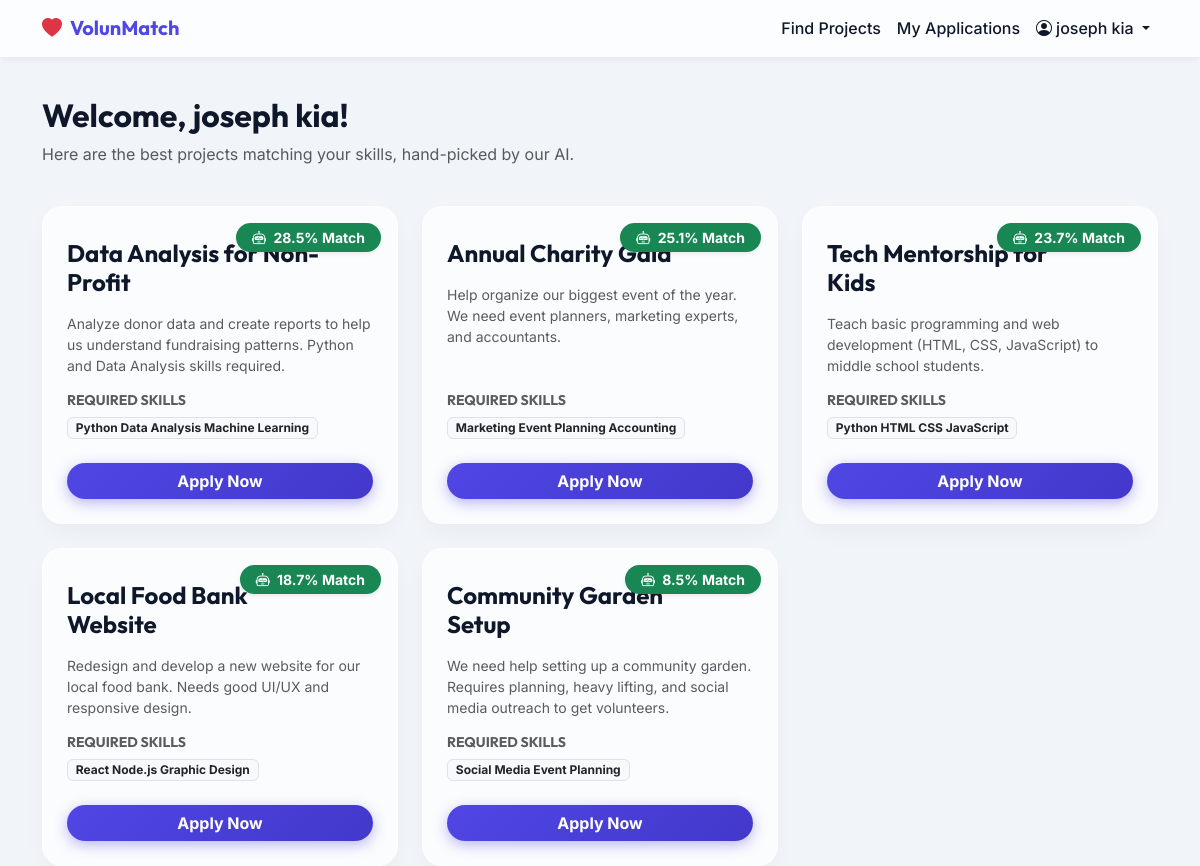
Screenshot of /volunteer/dashboard (signed in) with the database file from the repository.
### tables this page shows
CREATE TABLE volunteers (
    id INTEGER PRIMARY KEY AUTOINCREMENT,
    name TEXT NOT NULL,
    email TEXT UNIQUE NOT NULL,
    password_hash TEXT NOT NULL,
    is_admin BOOLEAN DEFAULT 0,
    created_at TIMESTAMP DEFAULT CURRENT_TIMESTAMP
);

CREATE TABLE projects (
    id INTEGER PRIMARY KEY AUTOINCREMENT,
    title TEXT NOT NULL,
    description TEXT NOT NULL,
    created_at TIMESTAMP DEFAULT CURRENT_TIMESTAMP
);

### routes/volunteer.py (the view)
    def wrap(*args, **kwargs):
        if 'user_id' not in session or session.get('is_admin'):
            flash('Please log in as a volunteer.', 'warning')
            return redirect(url_for('auth.login'))
        return f(*args, **kwargs)

### db.py (called while the page is built)
def dict_factory(cursor, row):
    d = {}
    for idx, col in enumerate(cursor.description):
        d[col[0]] = row[idx]
    return d

def get_db_connection():
    conn = sqlite3.connect(DB_FILE)
    conn.row_factory = dict_factory
    return conn

### nlp_matcher.py (called while the page is built)
def extract_keywords(text):
    if not text:
        return []
    text = text.lower()
    text = re.sub(r'[^\w\s]', ' ', text)
    extracted = []
    for syn, standard in SYNONYMS.items():
        if f" {syn} " in f" {text} ":
            extracted.extend(standard.split())
    words = text.split()
    for word in words:
        if word in SYNONYMS:
            extracted.extend(SYNONYMS[word].split())
        elif len(word) > 3: # Keep longer words as potential context for TF-IDF
            extracted.append(word)
    return list(set(extracted))

### recommender.py (called while the page is built)
def compute_tf(text):
    words = text.lower().split()
    tf_dict = Counter(words)
    total_words = len(words)
    for word in tf_dict:
        tf_dict[word] = tf_dict[word] / float(total_words) if total_words > 0 else 0
    return tf_dict

def compute_idf(documents):
    N = len(documents)
    idf_dict = {}
    all_words = set(word for doc in documents for word in doc.lower().split())
    for word in all_words:
        count = sum(1 for doc in documents if word in doc.lower().split())
        idf_dict[word] = math.log((1 + N) / (1 + count)) + 1 # scikit-learn smooth idf
    return idf_dict

def compute_tfidf(tf_dict, idf_dict):
    tfidf = {}
    for word, tf in tf_dict.items():
        tfidf[word] = tf * idf_dict.get(word, 0)
    norm = math.sqrt(sum(val ** 2 for val in tfidf.values()))
    if norm > 0:
        for word in tfidf:
            tfidf[word] = tfidf[word] / norm
    return tfidf

def cosine_sim(vec1, vec2):
    intersection = set(vec1.keys()) & set(vec2.keys())
    numerator = sum([vec1[x] * vec2[x] for x in intersection])
    sum1 = sum([val**2 for val in vec1.values()])
    sum2 = sum([val**2 for val in vec2.values()])
    denominator = math.sqrt(sum1) * math.sqrt(sum2)
    if not denominator:
        return 0.0
    else:
        return float(numerator) / denominator

def get_project_recommendations(volunteer_id, top_n=5):
    return engine.recommend_projects_for_volunteer(volunteer_id, top_n)

### routes/volunteer.py (called while the page is built)
@volunteer_bp.route('/dashboard')
@login_required
def dashboard():
    user_id = session['user_id']
    recommended_projects = get_project_recommendations(user_id, top_n=5)
    return render_template('dashboard.html', projects=recommended_projects)

### templates/dashboard.html (shortened to what this page needs)
{% extends 'base.html' %}
{% block content %}
<div class="row mb-4">
    <div class="col-12">
        <h2 class="fw-bold">Welcome, {{ session.get('user_name') }}!</h2>
        <p class="text-muted">Here are the best projects matching your skills, hand-picked by our AI.</p>
    </div>
</div>
<div class="row g-4">
    {% if projects %}
        {% for project in projects %}
        <div class="col-md-6 col-lg-4">
            <div class="glass-card h-100 p-4 d-flex flex-column position-relative overflow-hidden project-card">
                <div class="position-absolute top-0 end-0 m-3 px-3 py-1 rounded-pill bg-success text-white fw-bold small shadow-sm z-1">
                    <i class="bi bi-robot me-1"></i> {{ project.match_score }}% Match
                </div>
                <h4 class="fw-bold mt-2 mb-3 pe-5">{{ project.title }}</h4>
                <p class="text-muted small flex-grow-1">{{ project.description }}</p>
                <div class="mb-4">
                    <h6 class="fw-bold small text-uppercase text-muted">Required Skills</h6>
                    <div class="d-flex flex-wrap gap-1">
                        {% if project.skills %}
                            {% for skill in project.skills.split(',') %}
                                <span class="badge bg-light text-dark border">{{ skill.strip() }}</span>
                            {% endfor %}
                        {% else %}
                            <span class="text-muted small">None specified</span>
                        {% endif %}
                    </div>
                </div>
                <form action="{{ url_for('volunteer.apply', project_id=project.id) }}" method="POST">
                    <button type="submit" class="btn btn-primary w-100 rounded-pill fw-bold project-btn">Apply Now</button>
                </form>
            </div>
        </div>
        {% endfor %}
    {% endif %}
</div>
{% endblock %}

### templates/base.html (shortened to what this page needs)
<!DOCTYPE html>
<html lang="en">
<head>
    <link href="https://cdn.jsdelivr.net/npm/bootstrap@5.3.0/dist/css/bootstrap.min.css" rel="stylesheet">
    <link rel="stylesheet" href="https://cdn.jsdelivr.net/npm/bootstrap-icons@1.10.5/font/bootstrap-icons.css">
    <link rel="stylesheet" href="{{ url_for('static', filename='css/style.css') }}">
</head>
<body>
    <nav class="navbar navbar-expand-lg navbar-dark glass-nav fixed-top">
        <div class="container">
            <a class="navbar-brand fw-bold" href="{{ url_for('index') }}">
                <i class="bi bi-heart-fill text-danger me-2"></i>VolunMatch
            </a>
            <div class="collapse navbar-collapse" id="navbarNav">
                <ul class="navbar-nav ms-auto">
                    {% if session.get('user_id') %}
                        {% if session.get('is_admin') %}
                            <li class="nav-item">
                                <a class="nav-link" href="{{ url_for('admin.dashboard') }}">Dashboard</a>
                            </li>
                            <li class="nav-item">
                                <a class="nav-link" href="{{ url_for('admin.applications') }}">Applications</a>
                            </li>
                        {% else %}
                            <li class="nav-item">
                                <a class="nav-link" href="{{ url_for('volunteer.dashboard') }}">Find Projects</a>
                            </li>
                            <li class="nav-item">
                                <a class="nav-link" href="{{ url_for('volunteer.my_applications') }}">My Applications</a>
                            </li>
                        {% endif %}
                        <li class="nav-item dropdown">
                            <a class="nav-link dropdown-toggle" href="#" role="button" data-bs-toggle="dropdown">
                                <i class="bi bi-person-circle me-1"></i>{{ session.get('user_name') }}
                            </a>
                        </li>
                    {% endif %}
                </ul>
            </div>
        </div>
    </nav>
    <div class="container pt-5 mt-5">
        {% block content %}{% endblock %}
    </div>
</body>
</html>

### static/css/style.css (style rules this page uses)
:root { --primary: #4f46e5; --primary-dark: #4338ca; --secondary: #ec4899; --dark: #0f172a; --light: #f8fafc; --success: #10b981; --warning: #f59e0b; --danger: #ef4444; }
body { font-family: 'Inter', sans-serif; background-color: #f1f5f9; color: var(--dark); overflow-x: hidden; }
h1, h2, h3, h4, h5, h6, .navbar-brand { font-family: 'Outfit', sans-serif; }
.glass-nav { background: rgba(255, 255, 255, 0.8) !important; backdrop-filter: blur(10px); -webkit-backdrop-filter: blur(10px); border-bottom: 1px solid rgba(255, 255, 255, 0.3); box-shadow: 0 4px 6px -1px rgba(0, 0, 0, 0.05); }
.glass-nav .navbar-brand { color: var(--primary) !important; }
.glass-nav .nav-link { color: var(--dark) !important; font-weight: 500; }
.glass-card { background: rgba(255, 255, 255, 0.7); backdrop-filter: blur(16px); -webkit-backdrop-filter: blur(16px); border: 1px solid rgba(255, 255, 255, 0.5); border-radius: 20px; box-shadow: 0 10px 25px -5px rgba(0, 0, 0, 0.05), 0 8px 10px -6px rgba(0, 0, 0, 0.01); transition: transform 0.3s ease, box-shadow 0.3s ease; }
.btn-primary { background: linear-gradient(135deg, var(--primary) 0%, var(--primary-dark) 100%); border: none; box-shadow: 0 4px 14px 0 rgba(79, 70, 229, 0.39); transition: all 0.3s ease; }

### rows the page displays
volunteers: get "joseph kia"
projects: match_score "28.5", title "Data Analysis for Non-Profit", description "Analyze donor data and create reports to help us understand fundraising patterns. Python and Data Analysis skills required.", strip "Python Data Analysis Machine Learning"
projects: match_score "25.1", title "Annual Charity Gala", description "Help organize our biggest event of the year. We need event planners, marketing experts, and accountants.", strip "Marketing Event Planning Accounting"
projects: match_score "23.7", title "Tech Mentorship for Kids", description "Teach basic programming and web development (HTML, CSS, JavaScript) to middle school students.", strip "Python HTML CSS JavaScript"
projects: match_score "18.7", title "Local Food Bank Website", description "Redesign and develop a new website for our local food bank. Needs good UI/UX and responsive design.", strip "React Node.js Graphic Design"
projects: match_score "8.5", title "Community Garden Setup", description "We need help setting up a community garden. Requires planning, heavy lifting, and social media outreach to get volunteers.", strip "Social Media Event Planning"
